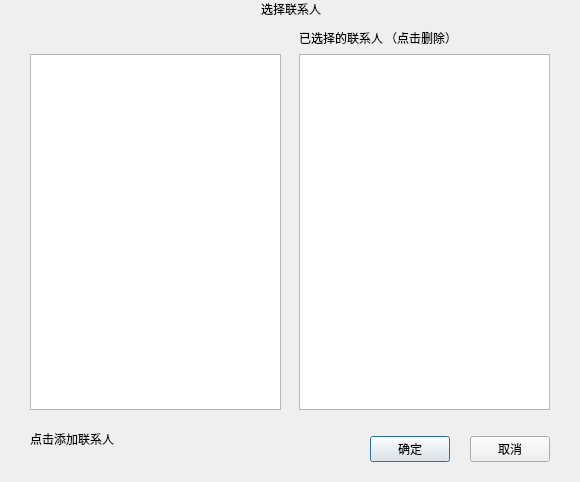
<?xml version="1.0" encoding="UTF-8"?>
<ui version="4.0">
 <class>SendFowardSelectContactDialog</class>
 <widget class="QDialog" name="SendFowardSelectContactDialog">
  <property name="geometry">
   <rect>
    <x>0</x>
    <y>0</y>
    <width>580</width>
    <height>482</height>
   </rect>
  </property>
  <property name="minimumSize">
   <size>
    <width>580</width>
    <height>482</height>
   </size>
  </property>
  <property name="maximumSize">
   <size>
    <width>580</width>
    <height>482</height>
   </size>
  </property>
  <property name="focusPolicy">
   <enum>Qt::StrongFocus</enum>
  </property>
  <property name="windowTitle">
   <string>选择联系人</string>
  </property>
  <layout class="QVBoxLayout" name="verticalLayout">
   <property name="spacing">
    <number>10</number>
   </property>
   <property name="leftMargin">
    <number>0</number>
   </property>
   <property name="topMargin">
    <number>0</number>
   </property>
   <property name="rightMargin">
    <number>0</number>
   </property>
   <property name="bottomMargin">
    <number>20</number>
   </property>
   <item>
    <widget class="QWidget" name="DialogTitleWidget" native="true">
     <layout class="QHBoxLayout" name="horizontalLayout_3">
      <property name="spacing">
       <number>0</number>
      </property>
      <property name="leftMargin">
       <number>0</number>
      </property>
      <property name="topMargin">
       <number>0</number>
      </property>
      <property name="rightMargin">
       <number>0</number>
      </property>
      <property name="bottomMargin">
       <number>0</number>
      </property>
      <item>
       <layout class="QHBoxLayout" name="horizontalLayout_2" stretch="1">
        <property name="spacing">
         <number>6</number>
        </property>
        <property name="leftMargin">
         <number>2</number>
        </property>
        <item>
         <widget class="QLabel" name="DialogTitleLabel">
          <property name="text">
           <string>选择联系人</string>
          </property>
          <property name="alignment">
           <set>Qt::AlignCenter</set>
          </property>
          <property name="indent">
           <number>0</number>
          </property>
         </widget>
        </item>
       </layout>
      </item>
     </layout>
    </widget>
   </item>
   <item>
    <layout class="QGridLayout" name="gridLayout">
     <property name="leftMargin">
      <number>30</number>
     </property>
     <property name="rightMargin">
      <number>30</number>
     </property>
     <property name="horizontalSpacing">
      <number>18</number>
     </property>
     <property name="verticalSpacing">
      <number>6</number>
     </property>
     <item row="0" column="0">
      <widget class="QWidget" name="widget" native="true">
       <property name="sizePolicy">
        <sizepolicy hsizetype="Preferred" vsizetype="Preferred">
         <horstretch>0</horstretch>
         <verstretch>0</verstretch>
        </sizepolicy>
       </property>
       <property name="minimumSize">
        <size>
         <width>250</width>
         <height>0</height>
        </size>
       </property>
       <property name="maximumSize">
        <size>
         <width>250</width>
         <height>16777215</height>
        </size>
       </property>
      </widget>
     </item>
     <item row="0" column="1">
      <layout class="QHBoxLayout" name="horizontalLayout">
       <property name="spacing">
        <number>2</number>
       </property>
       <item>
        <widget class="QLabel" name="haveSelectedLabel">
         <property name="text">
          <string>已选择的联系人</string>
         </property>
        </widget>
       </item>
       <item>
        <widget class="QLabel" name="clickRemoveLabel">
         <property name="text">
          <string>（点击删除）</string>
         </property>
        </widget>
       </item>
       <item>
        <spacer name="horizontalSpacer_3">
         <property name="orientation">
          <enum>Qt::Horizontal</enum>
         </property>
         <property name="sizeHint" stdset="0">
          <size>
           <width>40</width>
           <height>20</height>
          </size>
         </property>
        </spacer>
       </item>
      </layout>
     </item>
     <item row="2" column="0">
      <widget class="QLabel" name="clickAddLabel">
       <property name="text">
        <string>点击添加联系人</string>
       </property>
      </widget>
     </item>
     <item row="2" column="1">
      <layout class="QHBoxLayout" name="horizontalLayout_4">
       <property name="spacing">
        <number>20</number>
       </property>
       <property name="topMargin">
        <number>20</number>
       </property>
       <property name="rightMargin">
        <number>0</number>
       </property>
       <item>
        <spacer name="horizontalSpacer">
         <property name="orientation">
          <enum>Qt::Horizontal</enum>
         </property>
         <property name="sizeHint" stdset="0">
          <size>
           <width>40</width>
           <height>20</height>
          </size>
         </property>
        </spacer>
       </item>
       <item>
        <widget class="QPushButton" name="okButton">
         <property name="cursor">
          <cursorShape>PointingHandCursor</cursorShape>
         </property>
         <property name="text">
          <string>确定</string>
         </property>
        </widget>
       </item>
       <item>
        <widget class="QPushButton" name="dialogCloseButton">
         <property name="cursor">
          <cursorShape>PointingHandCursor</cursorShape>
         </property>
         <property name="text">
          <string>取消</string>
         </property>
        </widget>
       </item>
      </layout>
     </item>
     <item row="1" column="0">
      <widget class="QTableView" name="leftTableView"/>
     </item>
     <item row="1" column="1">
      <widget class="QTableView" name="rightTableView"/>
     </item>
    </layout>
   </item>
  </layout>
 </widget>
 <resources/>
 <connections/>
</ui>
